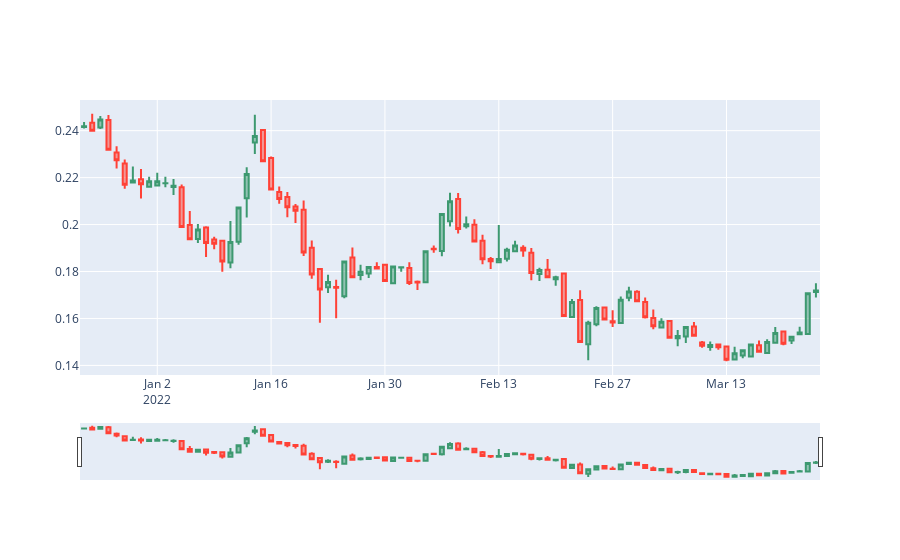

Here is the notebook cell this chart was saved with:
### Markdown cell above
<b>Using above data, Now we will create graph based on Date and price, as you can see price is fluctuating multiple times a day in above df</b>

### Code cell
graph_data = df.groupby(df.Date, as_index = False).agg({"Price": ['min', 'max', 'first', 'last']})

fig = go.Figure(data = [go.Candlestick(x = graph_data["Date"],
                                     open = graph_data["Price"]["first"],
                                     high = graph_data["Price"]["max"],
                                     low = graph_data["Price"]["min"],
                                     close = graph_data["Price"]["last"]
                                    )])

fig.show()
